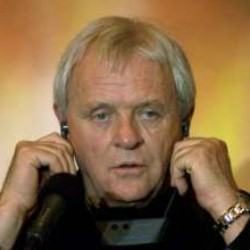
#> input picture scripts/facenet-master/data/images/Anthony_Hopkins_0001.jpg, 250 x 250 px
$ python -i facenet_face_alignment.py   (imports and definitions only)
#> lines starting #> are read from the running program, lines starting #| are printed output that depends on the picture
#> further down, picture is the input picture: shape (250, 250, 3); mean B, G, R 68.9, 104, 133.4
#!/usr/bin/env python3
"""
Face Alignment and Normalization for Enhanced Accuracy

This module provides advanced face alignment and normalization techniques
to improve face recognition accuracy similar to iPhone Face ID.
"""

import cv2
import numpy as np
import math
from typing import Dict, List, Tuple, Optional
import logging

logger = logging.getLogger(__name__)

class AdvancedFaceAligner:
    """Advanced face alignment for maximum recognition accuracy."""

    def __init__(self):
        """Initialize the face aligner."""
        # Standard face template (normalized face positions)
        self.face_template = np.array([
            [0.31556875000000000, 0.4615741071428571],
            [0.68262291666666670, 0.4615741071428571],
            [0.50026249999999990, 0.6405053571428571],
            [0.34947187500000004, 0.8246919642857142],
            [0.65343645833333330, 0.8246919642857142]
        ], dtype=np.float32)

        # Face template size
        self.template_size = (112, 112)

        # Eye cascade for eye detection
        self.eye_cascade = cv2.CascadeClassifier(cv2.data.haarcascades + 'haarcascade_eye.xml')

    def align_face_advanced(self, image: np.ndarray, landmarks: np.ndarray) -> Optional[np.ndarray]:
        """Advanced face alignment using facial landmarks."""
        try:
            if landmarks is None or len(landmarks) < 5:
                return self._align_face_fallback(image)

            # Convert landmarks to numpy array
            if isinstance(landmarks, list):
                landmarks = np.array(landmarks, dtype=np.float32)

            # Ensure we have 5 key points (2 eyes, nose, 2 mouth corners)
            if landmarks.shape[0] < 5:
                return self._align_face_fallback(image)

            # Select 5 key points for alignment
            key_points = landmarks[:5]

            # Scale landmarks to template size
            scaled_landmarks = key_points * np.array([self.template_size[0], self.template_size[1]])

            # Calculate transformation matrix
            transform_matrix = cv2.getAffineTransform(
                scaled_landmarks[:3].astype(np.float32),
                self.face_template[:3] * np.array([self.template_size[0], self.template_size[1]])
            )

            # Apply transformation
            aligned_face = cv2.warpAffine(
                image,
                transform_matrix,
                self.template_size,
                flags=cv2.INTER_LINEAR,
                borderMode=cv2.BORDER_REFLECT_101
            )

            # Additional normalization
            aligned_face = self._normalize_face(aligned_face)

            return aligned_face

        except Exception as e:
            logger.error(f"Error in advanced face alignment: {e}")
            return self._align_face_fallback(image)

    def _align_face_fallback(self, image: np.ndarray) -> np.ndarray:
        """Fallback face alignment using eye detection."""
        try:
            # Convert to grayscale
            gray = cv2.cvtColor(image, cv2.COLOR_BGR2GRAY)
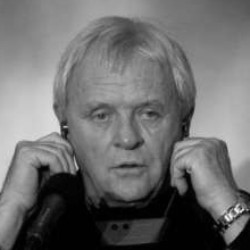
#> gray: shape (250, 250); min 0, max 245, mean 108.8

            # Detect eyes
            eyes = self.eye_cascade.detectMultiScale(gray, 1.1, 3)
#> eyes = [[87, 102, 27, 27], [139, 103, 23, 23], [105, 217, 22, 22], [82, 4, 82, 82]]

            if len(eyes) >= 2:
                # Sort eyes by x-coordinate
                eyes = sorted(eyes, key=lambda x: x[0])
#> eyes = [[82, 4, 82, 82], [87, 102, 27, 27], [105, 217, 22, 22], [139, 103, 23, 23]]

                # Get eye centers
                eye1_center = (eyes[0][0] + eyes[0][2]//2, eyes[0][1] + eyes[0][3]//2)
#> eye1_center = (123, 45)
                eye2_center = (eyes[1][0] + eyes[1][2]//2, eyes[1][1] + eyes[1][3]//2)
#> eye2_center = (100, 115)

                # Calculate angle between eyes
                dx = eye2_center[0] - eye1_center[0]
#> dx = -23
                dy = eye2_center[1] - eye1_center[1]
#> dy = 70
                angle = math.degrees(math.atan2(dy, dx))
#> angle = 108.2

                # Rotate image to align eyes horizontally
                center = (image.shape[1]//2, image.shape[0]//2)
#> center = (125, 125)
                rotation_matrix = cv2.getRotationMatrix2D(center, angle, 1.0)
#> rotation_matrix = [[-0.312, 0.95, 45.27], [-0.95, -0.312, 282.8]]
                rotated = cv2.warpAffine(image, rotation_matrix, (image.shape[1], image.shape[0]))
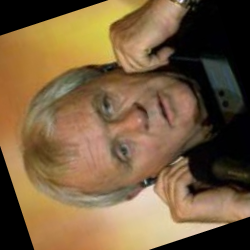
#> rotated: shape (250, 250, 3); mean B, G, R 63.2, 94.3, 119.6

                # Resize to standard size
                aligned_face = cv2.resize(rotated, self.template_size)

                # Normalize
                aligned_face = self._normalize_face(aligned_face)

                return aligned_face
            else:
                # No eyes detected, just resize and normalize
                aligned_face = cv2.resize(image, self.template_size)
                return self._normalize_face(aligned_face)

        except Exception as e:
            logger.error(f"Error in fallback alignment: {e}")
            # Last resort: just resize and normalize
            aligned_face = cv2.resize(image, self.template_size)
            return self._normalize_face(aligned_face)

    def _normalize_face(self, face: np.ndarray) -> np.ndarray:
        """Normalize face for optimal recognition."""
        try:
            # Convert to float32
            face_float = face.astype(np.float32)

            # Normalize to [0, 1]
            face_normalized = face_float / 255.0

            # Apply histogram equalization for better contrast
            if len(face_normalized.shape) == 3:
                # Color image
                face_yuv = cv2.cvtColor((face_normalized * 255).astype(np.uint8), cv2.COLOR_BGR2YUV)
#> face_yuv: shape (112, 112, 3); mean of channels 0, 1, 2 98.2, 110.7, 146.7
                face_yuv[:,:,0] = cv2.equalizeHist(face_yuv[:,:,0])
#> face_yuv: shape (112, 112, 3); mean of channels 0, 1, 2 113.9, 110.7, 146.7
                face_normalized = cv2.cvtColor(face_yuv, cv2.COLOR_YUV2BGR).astype(np.float32) / 255.0
#> face_normalized: shape (112, 112, 3) float32; mean of channels 0, 1, 2 0.309, 0.431, 0.526
            else:
                # Grayscale image
                face_normalized = cv2.equalizeHist((face_normalized * 255).astype(np.uint8)).astype(np.float32) / 255.0

            # Apply gamma correction for better lighting
            gamma = 1.2
            face_normalized = np.power(face_normalized, 1.0/gamma)
#> face_normalized: shape (112, 112, 3) float32; mean of channels 0, 1, 2 0.357, 0.473, 0.559

            # Ensure values are in [0, 1] range
            face_normalized = np.clip(face_normalized, 0, 1)

            return face_normalized

        except Exception as e:
            logger.error(f"Error normalizing face: {e}")
            return face.astype(np.float32) / 255.0

class FaceQualityEnhancer:
    """Enhance face quality for better recognition."""

    def __init__(self):
        """Initialize the face quality enhancer."""
        self.aligner = AdvancedFaceAligner()

    def enhance_face_quality(self, image: np.ndarray, landmarks: np.ndarray = None) -> np.ndarray:
        """Enhance face quality for optimal recognition."""
        try:
            # Step 1: Align face
            aligned_face = self.aligner.align_face_advanced(image, landmarks)

            if aligned_face is None:
                return image

            # Step 2: Apply additional enhancements
            enhanced_face = self._apply_enhancements(aligned_face)

            return enhanced_face

        except Exception as e:
            logger.error(f"Error enhancing face quality: {e}")
            return image

    def _apply_enhancements(self, face: np.ndarray) -> np.ndarray:
        """Apply quality enhancements to face."""
        try:
            # Convert to uint8 for processing
            face_uint8 = (face * 255).astype(np.uint8)
#> face_uint8: shape (112, 112, 3); mean of channels 0, 1, 2 90.5, 120.1, 142.1

            # Apply bilateral filter for noise reduction while preserving edges
            face_filtered = cv2.bilateralFilter(face_uint8, 9, 75, 75)
#> face_filtered: shape (112, 112, 3); mean of channels 0, 1, 2 90.5, 120.1, 142.1

            # Apply unsharp masking for sharpening
            gaussian = cv2.GaussianBlur(face_filtered, (0, 0), 2.0)
#> gaussian: shape (112, 112, 3); mean of channels 0, 1, 2 90.6, 120.3, 142.3
            face_sharpened = cv2.addWeighted(face_filtered, 1.5, gaussian, -0.5, 0)
#> face_sharpened: shape (112, 112, 3); mean of channels 0, 1, 2 91, 120.5, 142

            # Convert back to float32
            enhanced_face = face_sharpened.astype(np.float32) / 255.0
#> enhanced_face: shape (112, 112, 3) float32; mean of channels 0, 1, 2 0.357, 0.472, 0.557

            return enhanced_face

        except Exception as e:
            logger.error(f"Error applying enhancements: {e}")
            return face

class FacePreprocessor:
    """Comprehensive face preprocessing for maximum accuracy."""

    def __init__(self):
        """Initialize the face preprocessor."""
        self.quality_enhancer = FaceQualityEnhancer()

    def preprocess_face(self, image: np.ndarray, face_info: Dict) -> np.ndarray:
        """Comprehensive face preprocessing."""
        try:
            # Extract face region
            x1, y1, x2, y2 = face_info['bbox']
            face_region = image[y1:y2, x1:x2]

            # Get landmarks if available
            landmarks = face_info.get('landmarks')

            # Enhance face quality
            enhanced_face = self.quality_enhancer.enhance_face_quality(face_region, landmarks)

            # Resize to standard size for FaceNet
            final_face = cv2.resize(enhanced_face, (160, 160))

            return final_face

        except Exception as e:
            logger.error(f"Error preprocessing face: {e}")
            # Fallback: just resize the face region
            x1, y1, x2, y2 = face_info['bbox']
            face_region = image[y1:y2, x1:x2]
            return cv2.resize(face_region, (160, 160)).astype(np.float32) / 255.0

# Global instances
face_aligner = AdvancedFaceAligner()
quality_enhancer = FaceQualityEnhancer()
face_preprocessor = FacePreprocessor()

def align_face_advanced(image: np.ndarray, landmarks: np.ndarray) -> Optional[np.ndarray]:
    """Advanced face alignment."""
    return face_aligner.align_face_advanced(image, landmarks)

def enhance_face_quality(image: np.ndarray, landmarks: np.ndarray = None) -> np.ndarray:
    """Enhance face quality."""
    return quality_enhancer.enhance_face_quality(image, landmarks)

def preprocess_face(image: np.ndarray, face_info: Dict) -> np.ndarray:
    """Comprehensive face preprocessing."""
    return face_preprocessor.preprocess_face(image, face_info)

# [6 lines not run here, left out]

>>> import cv2
>>> picture = cv2.imread('facenet-master/data/images/Anthony_Hopkins_0001.jpg')
>>> result = FaceQualityEnhancer().enhance_face_quality(picture)

$ run again, on scripts/facenet-master/data/images/Anthony_Hopkins_0002.jpg
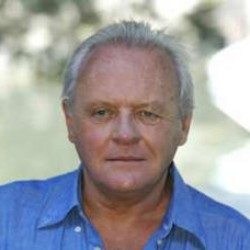
#> input picture scripts/facenet-master/data/images/Anthony_Hopkins_0002.jpg, 250 x 250 px
#> picture is the input picture: shape (250, 250, 3); mean B, G, R 158.6, 154.1, 153.9
#> in _align_face_fallback, `gray = cv2.cvtColor(image, cv2.COLOR_BGR2GRAY)`:
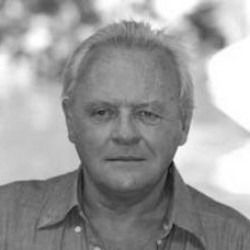
#> gray: shape (250, 250); min 20, max 255, mean 154.5
#> in _align_face_fallback, `eyes = self.eye_cascade.detectMultiScale(gray, 1.1, 3)`: eyes = [[6, 44, 23, 23], [89, 100, 27, 27], [137, 103, 23, 23], [128, 103, 26, 26]]
#> in _align_face_fallback, `eyes = sorted(eyes, key=lambda x: x[0])`: eyes = [[6, 44, 23, 23], [89, 100, 27, 27], [128, 103, 26, 26], [137, 103, 23, 23]]
#> eye1_center = (17, 55)
#> eye2_center = (102, 113)
#> dx = 85
#> dy = 58
#> angle = 34.31
#> rotation_matrix = [[0.826, 0.564, -48.71], [-0.564, 0.826, 92.2]]
#> in _align_face_fallback, `rotated = cv2.warpAffine(image, rotation_matrix, (image.shape[1], imag..`:
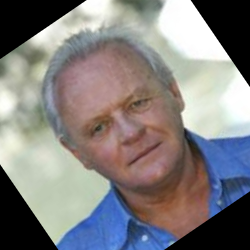
#> rotated: shape (250, 250, 3); mean B, G, R 127.6, 127.6, 130.7
#> face_uint8: shape (112, 112, 3); mean of channels 0, 1, 2 117.4, 116.6, 119.8
#> face_filtered: shape (112, 112, 3); mean of channels 0, 1, 2 117.5, 116.8, 120.1
#> gaussian: shape (112, 112, 3); mean of channels 0, 1, 2 117.7, 116.9, 120.2
#> face_sharpened: shape (112, 112, 3); mean of channels 0, 1, 2 118.3, 117.5, 120.9
#> enhanced_face: shape (112, 112, 3) float32; mean of channels 0, 1, 2 0.464, 0.461, 0.474
